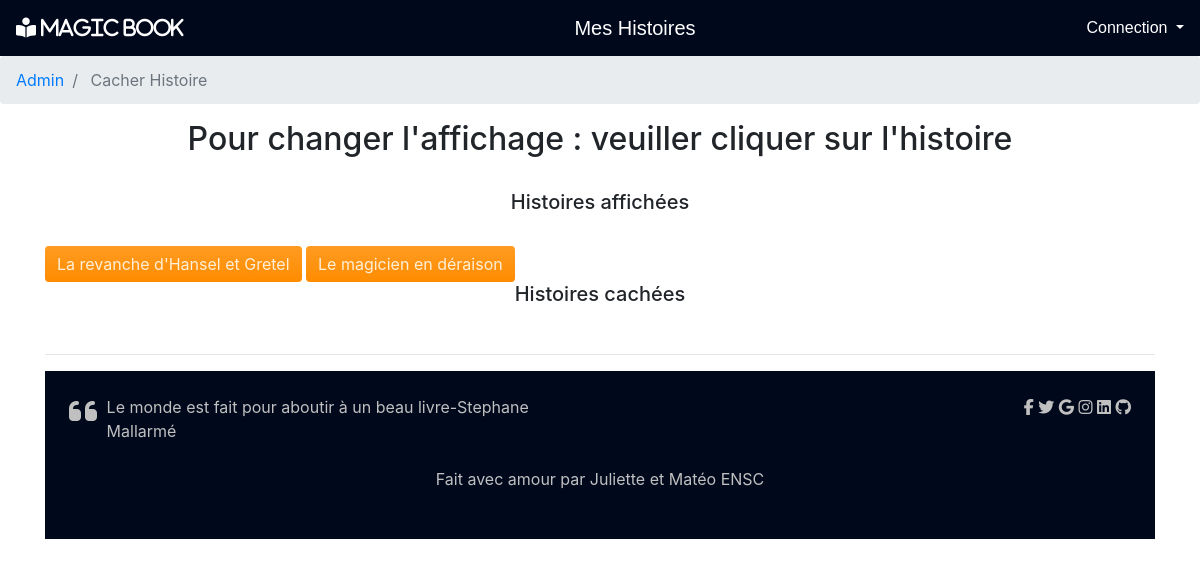
The page /cacherHistoire.php on the database its author committed.
### tables this page shows
CREATE TABLE `histoire` (
  `Histoire_id` int(11) NOT NULL,
  `Histoire_Titre` varchar(250) NOT NULL,
  `Histoire_Theme` int(250) NOT NULL,
  `Histoire_id1erParagraphe` int(11) NOT NULL,
  `Histoire_Image` varchar(30) NOT NULL,
  `NombreVictoire` int(11) NOT NULL,
  `NombreDefaite` int(11) NOT NULL,
  `Cache` int(11) NOT NULL
);

### cacherHistoire.php (the view, shortened to what this page needs)
<!DOCTYPE HTML>
<html>
<?php require_once("includes/head.php"); ?>
<body>
<?php include("includes/barreNavigation.php") ;
include("includes/startPDO.php");
?>
<nav aria-label="breadcrumb">
  <ol class="breadcrumb">
    <li class="breadcrumb-item"><a href="pageAdmin.php">Admin</a></li>
    <li class="breadcrumb-item active" aria-current="page"> Cacher Histoire</li>
  </ol>
</nav>
<div class="container">
  <div class=text-center>
    <h2>Pour changer l'affichage : veuiller cliquer sur l'histoire </h2>
  </div>
      <div class=text-center>
           <h5>Histoires affichées</h5>
      </div>
      <?php
      $reponse = $bdd->query("SELECT * FROM histoire WHERE Cache=1");
while($donnees = $reponse-> fetch())
{
       ?>
      <a href = 'cacherHistoire.php?Id=<?php echo $donnees['Histoire_id']; ?>' class='btn btn-primary' role='button' aria-pressed='true'> <?php echo $donnees['Histoire_Titre'] ;?> </a>
      <?php
}
      ?>
      <div class=text-center>
        <h5>Histoires cachées</h5>
      </div>
<?php include("includes/piedDePage.php"); ?>
</div>
</body>
</html>

### css/style.css (style rules this page uses)
.container { height: 100vh; }
.btn-primary { color:#FFEFD7; background-image: -webkit-linear-gradient(top, #FF9B22 0%, #FF8C00 100%); background-image: linear-gradient(to bottom, #FF9B22 0%, #FF8C00 100%); filter: progid:DXImageTransform.Microsoft.gradient(startColorstr='#ffFF9B22', endColorstr='#ffFF8C00', GradientType=0); filter: progid:DXImageTransform.Microsoft.gradient(enabled = false); background-repeat: repeat-x; border:0 none; }

### rows shown on the page
histoire: Histoire_Titre "La revanche d'Hansel et Gretel"
histoire: Histoire_Titre "Le magicien en déraison"
